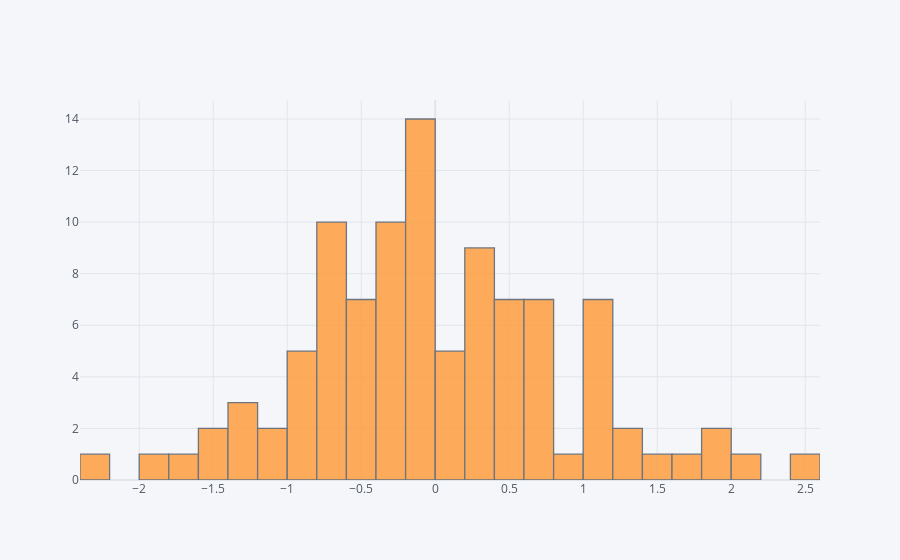

Source (notebook cell):
### Markdown cell above
## Histogram

### Code cell
df['A'].iplot(kind='hist', bins=25)

### Figure 1 — Plotly figure (JSON) as saved in the notebook; plotly's stock layout.template omitted (floating-point values rounded to 4 significant figures)
{"data": [{"histfunc": "count", "histnorm": "", "marker": {"color": "rgba(255, 153, 51, 1.0)", "line": {"color": "#4D5663", "width": 1.3}}, "name": "A", "nbinsx": 25, "opacity": 0.8, "orientation": "v", "type": "histogram", "x": [-0.1487, 0.3925, -0.7052, 0.2758, -0.7802, -0.3293, -1.088, 1.261, -0.6162, -0.1103, 1.643, -1.247, -0.5031, 0.442, 0.4687, 0.7833, -1.817, -0.7734, -0.9663, -2.304, -0.6425, -0.3191, -0.4184, 0.1782, 0.1577, 0.416, 0.5892, 0.4548, -0.1487, 0.7917, -1.647, -0.5984, 0.3654, 0.6014, 1.028, -0.2983, -1.581, -0.4949, -1.05, -0.2549, -1.348, 1.117, 1.087, -0.3627, -0.9841, -0.2477, -0.1062, 0.7744, -0.02005, -0.2886, -0.2481, 0.6772, 1.51, -0.4484, -0.1028, 0.415, -0.8696, 0.1155, 1.016, -0.174, -0.28, 1.969, -1.371, -0.06237, 0.1622, -0.09552, -1.503, 0.8754, -0.5525, -0.0981, 0.7694, 0.2855, -0.6582, 2.115, 0.05917, 0.2932, 0.3619, -0.1705, -0.0292, -0.7415, -0.7651, 1.155, -0.331, -0.4952, 0.7268, -0.7883, 0.3128, -0.1183, -0.918, 0.587, 0.3799, 0.2144, 1.171, 1.128, -0.848, -0.05816, -0.756, 1.828, 1.295, 2.465]}], "layout": {"barmode": "overlay", "legend": {"bgcolor": "#F5F6F9", "font": {"color": "#4D5663"}}, "paper_bgcolor": "#F5F6F9", "plot_bgcolor": "#F5F6F9", "title": {"font": {"color": "#4D5663"}}, "xaxis": {"gridcolor": "#E1E5ED", "showgrid": true, "tickfont": {"color": "#4D5663"}, "title": {"font": {"color": "#4D5663"}, "text": ""}, "zerolinecolor": "#E1E5ED"}, "yaxis": {"gridcolor": "#E1E5ED", "showgrid": true, "tickfont": {"color": "#4D5663"}, "title": {"font": {"color": "#4D5663"}, "text": ""}, "zerolinecolor": "#E1E5ED"}}}
